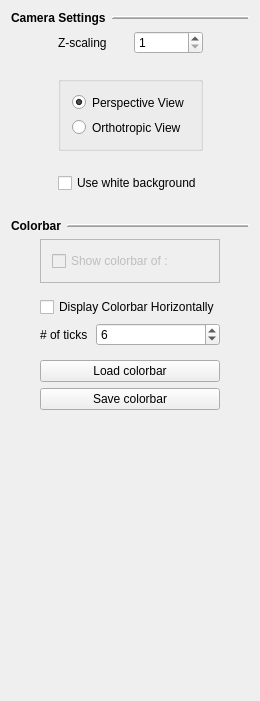
<ui version="4.0" >
 <class>General_display_pref_panel_base</class>
 <widget class="QWidget" name="General_display_pref_panel_base" >
  <property name="geometry" >
   <rect>
    <x>0</x>
    <y>0</y>
    <width>257</width>
    <height>701</height>
   </rect>
  </property>
  <property name="windowTitle" >
   <string>Form1</string>
  </property>
  <layout class="QVBoxLayout" >
   <item>
    <layout class="QHBoxLayout" >
     <property name="spacing" >
      <number>6</number>
     </property>
     <property name="leftMargin" >
      <number>0</number>
     </property>
     <property name="topMargin" >
      <number>0</number>
     </property>
     <property name="rightMargin" >
      <number>0</number>
     </property>
     <property name="bottomMargin" >
      <number>0</number>
     </property>
     <item>
      <widget class="QLabel" name="TextLabel2" >
       <property name="sizePolicy" >
        <sizepolicy vsizetype="Preferred" hsizetype="Fixed" >
         <horstretch>0</horstretch>
         <verstretch>0</verstretch>
        </sizepolicy>
       </property>
       <property name="font" >
        <font>
         <weight>75</weight>
         <bold>true</bold>
        </font>
       </property>
       <property name="text" >
        <string>Camera Settings</string>
       </property>
       <property name="wordWrap" >
        <bool>false</bool>
       </property>
      </widget>
     </item>
     <item>
      <widget class="Line" name="Line1" >
       <property name="sizePolicy" >
        <sizepolicy vsizetype="Fixed" hsizetype="Minimum" >
         <horstretch>0</horstretch>
         <verstretch>0</verstretch>
        </sizepolicy>
       </property>
       <property name="frameShape" >
        <enum>QFrame::HLine</enum>
       </property>
       <property name="frameShadow" >
        <enum>QFrame::Raised</enum>
       </property>
       <property name="midLineWidth" >
        <number>1</number>
       </property>
       <property name="orientation" >
        <enum>Qt::Horizontal</enum>
       </property>
      </widget>
     </item>
    </layout>
   </item>
   <item>
    <layout class="QHBoxLayout" >
     <item>
      <spacer>
       <property name="orientation" >
        <enum>Qt::Horizontal</enum>
       </property>
       <property name="sizeType" >
        <enum>QSizePolicy::Minimum</enum>
       </property>
       <property name="sizeHint" >
        <size>
         <width>47</width>
         <height>21</height>
        </size>
       </property>
      </spacer>
     </item>
     <item>
      <layout class="QVBoxLayout" >
       <item>
        <layout class="QHBoxLayout" >
         <property name="spacing" >
          <number>6</number>
         </property>
         <property name="leftMargin" >
          <number>0</number>
         </property>
         <property name="topMargin" >
          <number>0</number>
         </property>
         <property name="rightMargin" >
          <number>0</number>
         </property>
         <property name="bottomMargin" >
          <number>0</number>
         </property>
         <item>
          <widget class="QLabel" name="TextLabel1" >
           <property name="text" >
            <string>Z-scaling</string>
           </property>
           <property name="wordWrap" >
            <bool>false</bool>
           </property>
          </widget>
         </item>
         <item>
          <widget class="QSpinBox" name="z_scaling_box_" >
           <property name="sizePolicy" >
            <sizepolicy vsizetype="Fixed" hsizetype="Minimum" >
             <horstretch>0</horstretch>
             <verstretch>0</verstretch>
            </sizepolicy>
           </property>
           <property name="minimum" >
            <number>1</number>
           </property>
           <property name="maximum" >
            <number>20</number>
           </property>
          </widget>
         </item>
        </layout>
       </item>
       <item>
        <spacer>
         <property name="orientation" >
          <enum>Qt::Vertical</enum>
         </property>
         <property name="sizeType" >
          <enum>QSizePolicy::Fixed</enum>
         </property>
         <property name="sizeHint" >
          <size>
           <width>20</width>
           <height>16</height>
          </size>
         </property>
        </spacer>
       </item>
       <item>
        <widget class="QGroupBox" name="ButtonGroup1" >
         <property name="sizePolicy" >
          <sizepolicy vsizetype="Minimum" hsizetype="Preferred" >
           <horstretch>0</horstretch>
           <verstretch>0</verstretch>
          </sizepolicy>
         </property>
         <property name="maximumSize" >
          <size>
           <width>16777215</width>
           <height>75</height>
          </size>
         </property>
         <property name="title" >
          <string/>
         </property>
         <layout class="QVBoxLayout" >
          <property name="spacing" >
           <number>6</number>
          </property>
          <property name="leftMargin" >
           <number>11</number>
          </property>
          <property name="topMargin" >
           <number>11</number>
          </property>
          <property name="rightMargin" >
           <number>11</number>
          </property>
          <property name="bottomMargin" >
           <number>11</number>
          </property>
          <item>
           <widget class="QRadioButton" name="perspective_button_" >
            <property name="sizePolicy" >
             <sizepolicy vsizetype="Fixed" hsizetype="Minimum" >
              <horstretch>0</horstretch>
              <verstretch>0</verstretch>
             </sizepolicy>
            </property>
            <property name="text" >
             <string>Perspective View</string>
            </property>
            <property name="checked" >
             <bool>true</bool>
            </property>
           </widget>
          </item>
          <item>
           <widget class="QRadioButton" name="orthotropic_button_" >
            <property name="sizePolicy" >
             <sizepolicy vsizetype="Fixed" hsizetype="Minimum" >
              <horstretch>0</horstretch>
              <verstretch>0</verstretch>
             </sizepolicy>
            </property>
            <property name="text" >
             <string>Orthotropic View</string>
            </property>
           </widget>
          </item>
         </layout>
        </widget>
       </item>
       <item>
        <spacer>
         <property name="orientation" >
          <enum>Qt::Vertical</enum>
         </property>
         <property name="sizeType" >
          <enum>QSizePolicy::Fixed</enum>
         </property>
         <property name="sizeHint" >
          <size>
           <width>20</width>
           <height>16</height>
          </size>
         </property>
        </spacer>
       </item>
       <item>
        <widget class="QCheckBox" name="white_background_checkbox_" >
         <property name="sizePolicy" >
          <sizepolicy vsizetype="Fixed" hsizetype="Minimum" >
           <horstretch>0</horstretch>
           <verstretch>0</verstretch>
          </sizepolicy>
         </property>
         <property name="text" >
          <string>Use white background</string>
         </property>
        </widget>
       </item>
      </layout>
     </item>
     <item>
      <spacer>
       <property name="orientation" >
        <enum>Qt::Horizontal</enum>
       </property>
       <property name="sizeType" >
        <enum>QSizePolicy::Minimum</enum>
       </property>
       <property name="sizeHint" >
        <size>
         <width>46</width>
         <height>31</height>
        </size>
       </property>
      </spacer>
     </item>
    </layout>
   </item>
   <item>
    <spacer>
     <property name="orientation" >
      <enum>Qt::Vertical</enum>
     </property>
     <property name="sizeType" >
      <enum>QSizePolicy::Fixed</enum>
     </property>
     <property name="sizeHint" >
      <size>
       <width>20</width>
       <height>20</height>
      </size>
     </property>
    </spacer>
   </item>
   <item>
    <layout class="QHBoxLayout" >
     <property name="spacing" >
      <number>6</number>
     </property>
     <property name="leftMargin" >
      <number>0</number>
     </property>
     <property name="topMargin" >
      <number>0</number>
     </property>
     <property name="rightMargin" >
      <number>0</number>
     </property>
     <property name="bottomMargin" >
      <number>0</number>
     </property>
     <item>
      <widget class="QLabel" name="TextLabel2_2" >
       <property name="sizePolicy" >
        <sizepolicy vsizetype="Preferred" hsizetype="Fixed" >
         <horstretch>0</horstretch>
         <verstretch>0</verstretch>
        </sizepolicy>
       </property>
       <property name="font" >
        <font>
         <weight>75</weight>
         <bold>true</bold>
        </font>
       </property>
       <property name="text" >
        <string>Colorbar</string>
       </property>
       <property name="wordWrap" >
        <bool>false</bool>
       </property>
      </widget>
     </item>
     <item>
      <widget class="Line" name="Line1_2" >
       <property name="sizePolicy" >
        <sizepolicy vsizetype="Fixed" hsizetype="Minimum" >
         <horstretch>0</horstretch>
         <verstretch>0</verstretch>
        </sizepolicy>
       </property>
       <property name="frameShape" >
        <enum>QFrame::HLine</enum>
       </property>
       <property name="frameShadow" >
        <enum>QFrame::Raised</enum>
       </property>
       <property name="midLineWidth" >
        <number>1</number>
       </property>
       <property name="orientation" >
        <enum>Qt::Horizontal</enum>
       </property>
      </widget>
     </item>
    </layout>
   </item>
   <item>
    <layout class="QHBoxLayout" >
     <item>
      <spacer>
       <property name="orientation" >
        <enum>Qt::Horizontal</enum>
       </property>
       <property name="sizeHint" >
        <size>
         <width>40</width>
         <height>20</height>
        </size>
       </property>
      </spacer>
     </item>
     <item>
      <layout class="QVBoxLayout" >
       <item>
        <widget class="QFrame" name="colorbar_frame_" >
         <property name="frameShape" >
          <enum>QFrame::StyledPanel</enum>
         </property>
         <property name="frameShadow" >
          <enum>QFrame::Raised</enum>
         </property>
         <layout class="QVBoxLayout" >
          <item>
           <widget class="QCheckBox" name="show_colobar_checkbox_" >
            <property name="enabled" >
             <bool>false</bool>
            </property>
            <property name="text" >
             <string>Show colorbar of :</string>
            </property>
           </widget>
          </item>
         </layout>
        </widget>
       </item>
       <item>
        <spacer>
         <property name="orientation" >
          <enum>Qt::Vertical</enum>
         </property>
         <property name="sizeType" >
          <enum>QSizePolicy::Fixed</enum>
         </property>
         <property name="sizeHint" >
          <size>
           <width>20</width>
           <height>8</height>
          </size>
         </property>
        </spacer>
       </item>
       <item>
        <widget class="QCheckBox" name="_horizontal" >
         <property name="text" >
          <string>Display Colorbar Horizontally</string>
         </property>
        </widget>
       </item>
       <item>
        <layout class="QHBoxLayout" >
         <item>
          <widget class="QLabel" name="textLabel1" >
           <property name="sizePolicy" >
            <sizepolicy vsizetype="Preferred" hsizetype="Minimum" >
             <horstretch>0</horstretch>
             <verstretch>0</verstretch>
            </sizepolicy>
           </property>
           <property name="maximumSize" >
            <size>
             <width>50</width>
             <height>16777215</height>
            </size>
           </property>
           <property name="text" >
            <string># of ticks</string>
           </property>
           <property name="wordWrap" >
            <bool>false</bool>
           </property>
          </widget>
         </item>
         <item>
          <widget class="QSpinBox" name="_numticks" >
           <property name="minimum" >
            <number>1</number>
           </property>
           <property name="value" >
            <number>6</number>
           </property>
          </widget>
         </item>
        </layout>
       </item>
       <item>
        <spacer>
         <property name="orientation" >
          <enum>Qt::Vertical</enum>
         </property>
         <property name="sizeType" >
          <enum>QSizePolicy::Fixed</enum>
         </property>
         <property name="sizeHint" >
          <size>
           <width>20</width>
           <height>8</height>
          </size>
         </property>
        </spacer>
       </item>
       <item>
        <widget class="QPushButton" name="_load" >
         <property name="text" >
          <string>Load colorbar</string>
         </property>
        </widget>
       </item>
       <item>
        <widget class="QPushButton" name="_save" >
         <property name="text" >
          <string>Save colorbar</string>
         </property>
        </widget>
       </item>
      </layout>
     </item>
     <item>
      <spacer>
       <property name="orientation" >
        <enum>Qt::Horizontal</enum>
       </property>
       <property name="sizeHint" >
        <size>
         <width>40</width>
         <height>20</height>
        </size>
       </property>
      </spacer>
     </item>
    </layout>
   </item>
   <item>
    <spacer>
     <property name="orientation" >
      <enum>Qt::Vertical</enum>
     </property>
     <property name="sizeType" >
      <enum>QSizePolicy::Expanding</enum>
     </property>
     <property name="sizeHint" >
      <size>
       <width>20</width>
       <height>131</height>
      </size>
     </property>
    </spacer>
   </item>
  </layout>
 </widget>
 <layoutdefault spacing="6" margin="11" />
 <resources/>
 <connections/>
</ui>
